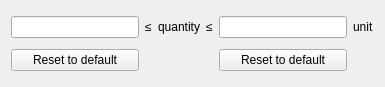
<?xml version="1.0" encoding="UTF-8"?>
<ui version="4.0">
 <class>Form</class>
 <widget class="QWidget" name="Form">
  <property name="geometry">
   <rect>
    <x>0</x>
    <y>0</y>
    <width>385</width>
    <height>87</height>
   </rect>
  </property>
  <property name="windowTitle">
   <string>Form</string>
  </property>
  <layout class="QGridLayout" name="gridLayout">
   <item row="0" column="2">
    <widget class="QLabel" name="_minLabel">
     <property name="text">
      <string>≤</string>
     </property>
    </widget>
   </item>
   <item row="0" column="3">
    <widget class="QLabel" name="_quantity">
     <property name="text">
      <string>quantity</string>
     </property>
    </widget>
   </item>
   <item row="0" column="4">
    <widget class="QLabel" name="_maxLavel">
     <property name="text">
      <string>≤</string>
     </property>
    </widget>
   </item>
   <item row="0" column="1">
    <widget class="QLineEdit" name="_min"/>
   </item>
   <item row="0" column="5">
    <widget class="QLineEdit" name="_max"/>
   </item>
   <item row="0" column="6">
    <widget class="QLabel" name="_unit">
     <property name="text">
      <string>unit</string>
     </property>
    </widget>
   </item>
   <item row="1" column="1">
    <widget class="QPushButton" name="_resetMin">
     <property name="text">
      <string>Reset to default</string>
     </property>
    </widget>
   </item>
   <item row="1" column="5">
    <widget class="QPushButton" name="_resetMax">
     <property name="text">
      <string>Reset to default</string>
     </property>
    </widget>
   </item>
  </layout>
 </widget>
 <resources/>
 <connections/>
</ui>
